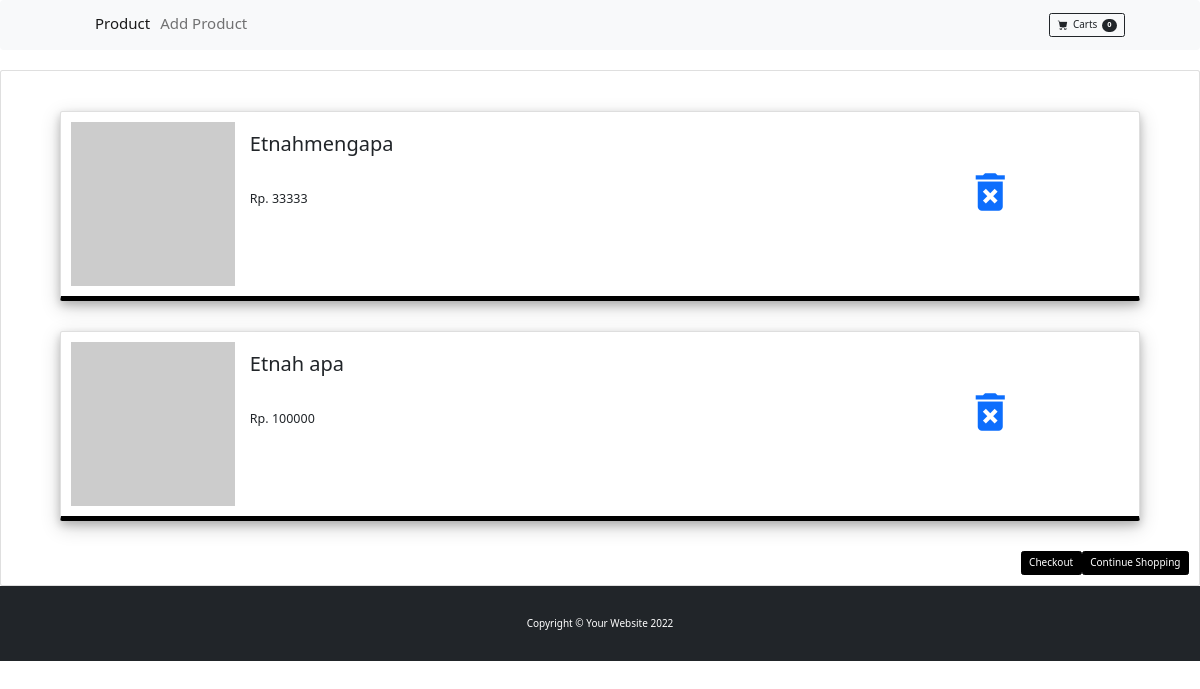
/cart/ListCart/1, run on an earlier commit of the app's database.
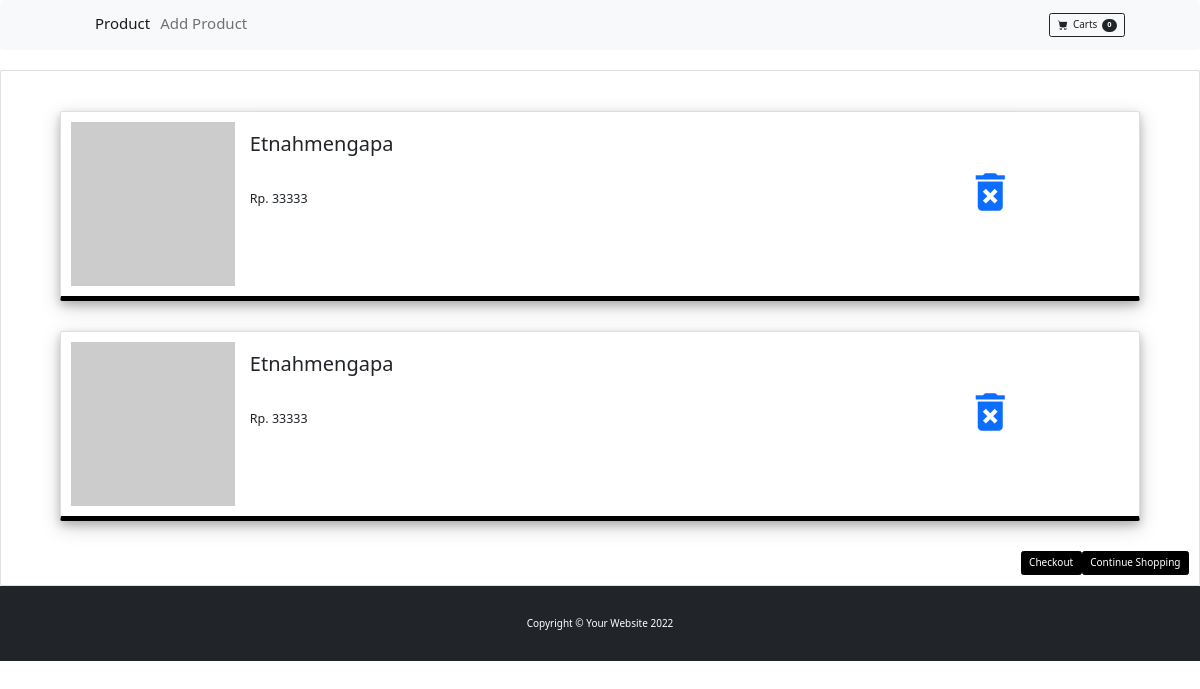
And on a later commit of the database.
### tables this page shows
CREATE TABLE `carts` (
  `id` int(11) NOT NULL,
  `product_id` int(11) NOT NULL,
  `user_id` int(11) NOT NULL
);

CREATE TABLE `products` (
  `id` bigint(20) NOT NULL,
  `product_name` longtext NOT NULL,
  `product_image` longtext NOT NULL,
  `product_price` int(10) NOT NULL,
  `product_qty` int(10) NOT NULL,
  `product_description` longtext NOT NULL,
  `Featured` tinyint(1) DEFAULT NULL,
  `show_hide` tinyint(1) DEFAULT NULL
);

### application/controllers/Cart.php (called while the page is built, shortened)
<?php
Class Cart extends CI_Controller{
    public function __construct(){
        $this->load->model('Cart_model');
        $this->load->library('form_validation');
    }
    public function ListCart($id){
        $data['judul'] = 'List Cart';
        $data['carts'] = $this->Cart_model->getCartByUserId($id);
        $this->load->view('templates/header', $data);
        $this->load->view('cart/cartlist',$data);
        $this->load->view('templates/footer');
    }
}
?>

### index.php (called while the page is built, shortened)
<?php
require_once BASEPATH.'core/CodeIgniter.php';

### application/models/Cart_model.php (called while the page is built, shortened)
<?php
Class Cart_model extends CI_Controller{
    public function getCartByUserId($id){
         $this->db->select('carts.id, products.product_name, products.product_price');
         $this->db->join('products', 'products.id = carts.product_id');
         $query =$this->db->get_where('carts',['carts.user_id'=>1])->result_array();
         return $query ;
    }
}
?>

### application/views/cart/cartlist.php (the view)
<div class="card">
  <div class="card-body">
  <?php foreach($carts as $cart) : ?>
        <div class="container px-4 px-lg-5 mt-5 mb-5">
            <div class="card"  style="border-bottom: 5px solid black; box-shadow: 0 4px 8px 0 rgba(0, 0, 0, 0.2), 0 6px 20px 0 rgba(0, 0, 0, 0.19);">
                <div class="card-body">
                    <div class="row">
                         <div class="col-2" >
                             <img class="img" src="https://dummyimage.com/50x50/dee2e6/6c757d.jpg" width = "100%"  alt="..." />
                          </div>
                          <div class="col-8 mb-2 mt-3">
                                 <h2><?= $cart['product_name'];?></h2>
                                 <br>
                              <br>
                                 <h5>Rp. <?= $cart['product_price'];?></h5>
                            </div>
                            <div class="col-2 my-5">
                                  <h3><a href="<?= base_url(); ?>cart/DeleteCart/<?= $cart['id']; ?>"><i class="large material-icons mt-4" style="font-size: 50px">delete_forever</i></a></h3>
                            </div>
                         </div>
                     </div>
                 </div>
             </div>
         <?php endforeach;?>
         <div class="col mb-2" style="padding: left 10px; " >
                                <a href="<?= base_url(); ?>product" class="btn btn-primary" style="float :right;">Continue Shopping</a>
                                <a href="<?= base_url(); ?>cart/ConfirmPayment/1" " class="btn btn-primary" style="float :right;">Checkout</a>
                             </div>
    </div>
</div>

### application/views/templates/header.php (shortened to what this page needs)
  <!DOCTYPE html>
<html lang="en">
    <head>
        <link rel="stylesheet" href="//maxcdn.bootstrapcdn.com/bootstrap/3.3.5/css/bootstrap.min.css">
        <link href="https://cdn.jsdelivr.net/npm/bootstrap-icons@1.5.0/font/bootstrap-icons.css" rel="stylesheet" />
        <link href="<?php echo base_url(); ?>assets/css/styles.css" rel="stylesheet" />
    </head>
<body>
        <nav class="navbar navbar-expand-lg navbar-light bg-light">
            <div class="container px-4 px-lg-5">
                <div class="collapse navbar-collapse" id="navbarSupportedContent">
                    <ul class="navbar-nav me-auto mb-2 mb-lg-0 ms-lg-4">
                        <h4><li class="nav-item"><a class="nav-link active" aria-current="page" href="<?= base_url(); ?>product/">Product</a></li></h4>
                        <h4> <li class="nav-item"><a class="nav-link" href="<?= base_url(); ?>product/FormProduct">Add Product</a></li></h4>
                    </ul>
                    <form class="d-flex">
                        <button class="btn btn-outline-dark"  type="submit">
                            <a href="<?= base_url(); ?>cart/ListCart/1" style="text-decoration:none; color: inherit;">
                            <i class="bi-cart-fill me-1" ></i>
                            Carts
                            <span class="badge bg-dark text-white ms-1 rounded-pill">0</span>
                            </a>
                        </button>
                    </form>
                </div>
            </div>
        </nav>

### application/views/templates/footer.php (shortened to what this page needs)
    <footer class="py-5 bg-dark">
            <div class="container"><p class="m-0 text-center text-white">Copyright &copy; Your Website 2022</p></div>
        </footer>
  </body>
</html>

What changed in the data, as far as the page shows it:
removed carts: product.product_name "Etnah apa", product.product_price "100000"
added carts: product.product_name "Etnahmengapa", product.product_price "33333"
